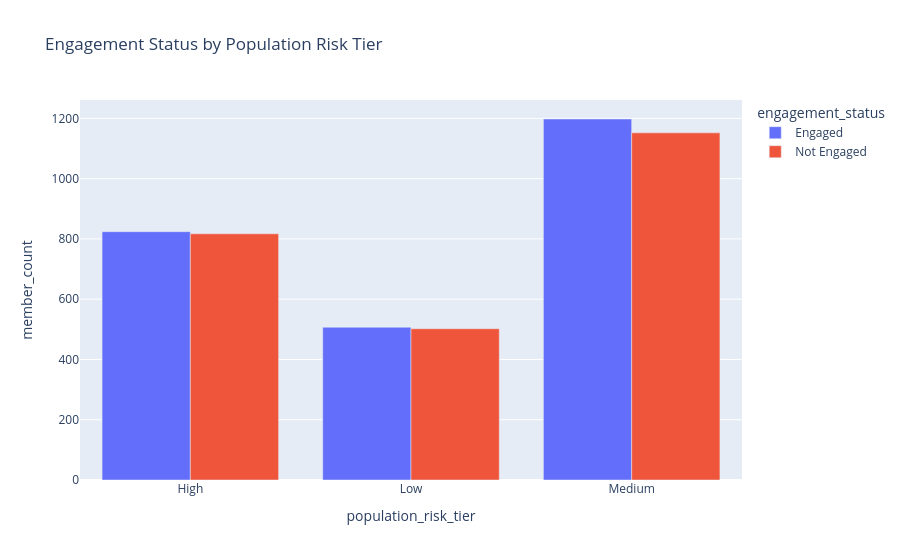

Notebook source saved alongside this figure:
### Code cell
engagement_df = (
    risk_df
    .groupby(["population_risk_tier", "engagement_status"])
    .size()
    .reset_index(name="member_count")
)

fig = px.bar(
    engagement_df,
    x="population_risk_tier",
    y="member_count",
    color="engagement_status",
    barmode="group",
    title="Engagement Status by Population Risk Tier"
)

fig.show()

### Figure 1 — Plotly figure (JSON) as saved in the notebook; plotly's stock layout.template omitted (floating-point values rounded to 4 significant figures)
{"data": [{"alignmentgroup": "True", "hovertemplate": "engagement_status=Engaged<br>population_risk_tier=%{x}<br>member_count=%{y}<extra></extra>", "legendgroup": "Engaged", "marker": {"color": "#636efa", "pattern": {"shape": ""}}, "name": "Engaged", "offsetgroup": "Engaged", "orientation": "v", "showlegend": true, "textposition": "auto", "type": "bar", "x": ["High", "Low", "Medium"], "xaxis": "x", "y": [824, 507, 1198], "yaxis": "y"}, {"alignmentgroup": "True", "hovertemplate": "engagement_status=Not Engaged<br>population_risk_tier=%{x}<br>member_count=%{y}<extra></extra>", "legendgroup": "Not Engaged", "marker": {"color": "#EF553B", "pattern": {"shape": ""}}, "name": "Not Engaged", "offsetgroup": "Not Engaged", "orientation": "v", "showlegend": true, "textposition": "auto", "type": "bar", "x": ["High", "Low", "Medium"], "xaxis": "x", "y": [817, 502, 1152], "yaxis": "y"}], "layout": {"barmode": "group", "legend": {"title": {"text": "engagement_status"}, "tracegroupgap": 0}, "title": {"text": "Engagement Status by Population Risk Tier"}, "xaxis": {"anchor": "y", "domain": [0, 1], "title": {"text": "population_risk_tier"}}, "yaxis": {"anchor": "x", "domain": [0, 1], "title": {"text": "member_count"}}}}
